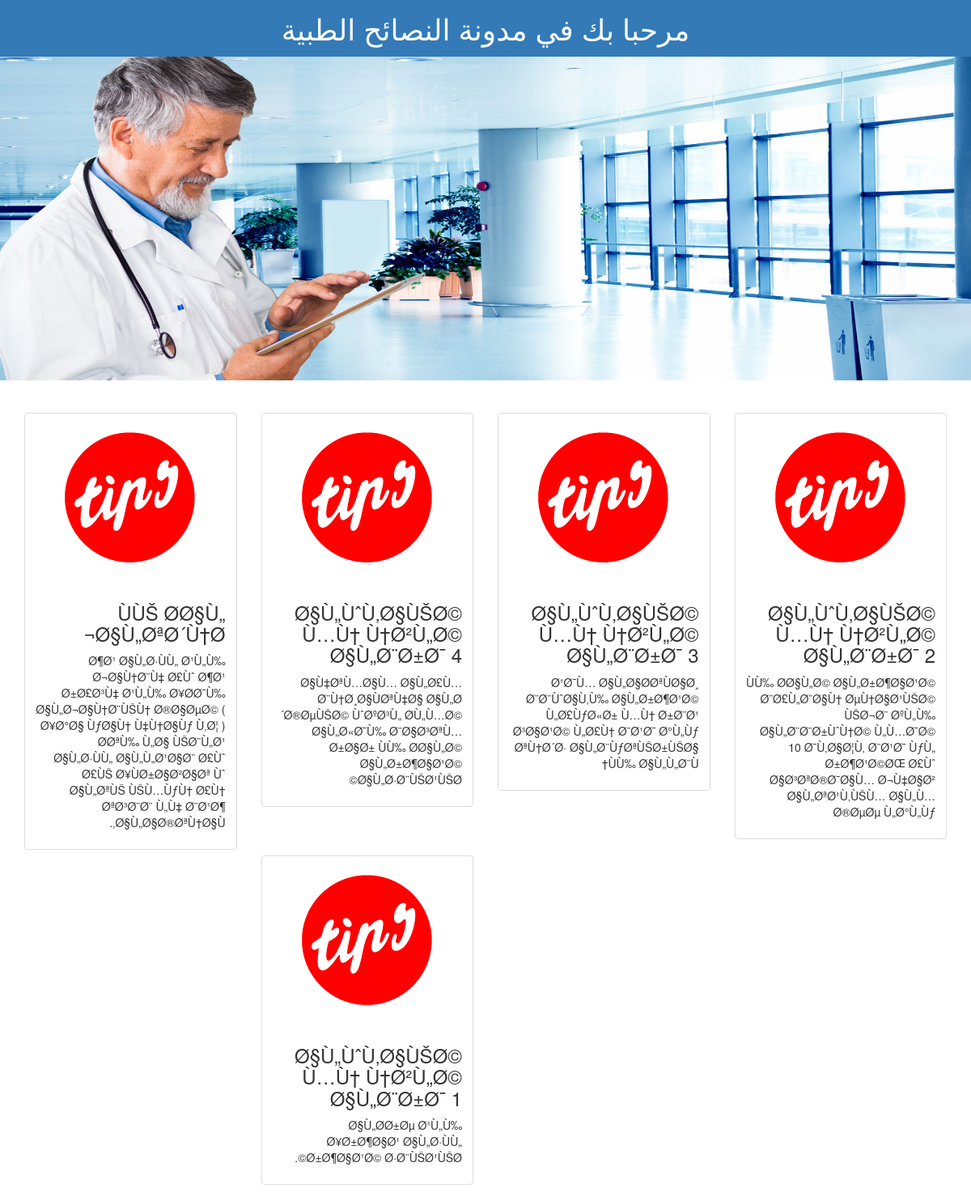
/clinic/advice.php, run on the app's committed database.
### tables this page shows
CREATE TABLE IF NOT EXISTS `advice` (
  `id` int(11) NOT NULL AUTO_INCREMENT,
  `title` varchar(100) NOT NULL,
  `body` text NOT NULL,
  `time` timestamp NOT NULL DEFAULT CURRENT_TIMESTAMP,
  PRIMARY KEY (`id`)
);

### clinic/advice.php (the view, shortened to what this page needs)
<?php
include 'db/db_connect.php';
$sql = "select * from advice order by id DESC";
$query = mysqli_query($conn, $sql);
?>
<!doctype html>
<html dir="rtl">
    <head>
        <link rel="stylesheet" href="css/bootstrap.min.css"/>
        <link rel="stylesheet" href="css/style.css"/>
    </head>
    <body>
        <header class="rec">
            <h1 class="bg-primary text-center" style="margin: 0;padding: 15px" >مرحبا بك في مدونة النصائح الطبية</h1>
            <img src="images/slide-03.jpg" width="100%" height="400px" />
        </header>
    <br/><br/>
        <div class="container">
            <div class="row">
                <?php
                while ($row = mysqli_fetch_assoc($query)) {
                    echo "<div class='col-sm-6 col-md-3'><div class='thumbnail'>";
                    echo "<img src='images/Tips.gif' >";
                    echo "<div class='caption'>";
                    echo '<h3>' . $row['title'] . '</h3>';
                    echo "<p style='word-wrap: break-word;'>" . $row['body'] . "</p>";
                    echo '</div>';
                    echo '</div>';
                    echo '</div>';
                }
                ?>
            </div>
        </div>
    </body>
</html>

### clinic/css/style.css (style rules this page uses)
body, html { height: 100%; }

### data on the page
advice: title "ÙÙŠ Ø­Ø§Ù„ Ø§Ù„ØªØ´Ù†Ø¬", body "Ø¶Ø¹ Ø§Ù„Ø·ÙÙ„ Ø¹Ù„Ù‰ Ø¬Ø§Ù†Ø¨Ù‡ Ø£Ùˆ Ø¶Ø¹ Ø±Ø£Ø³Ù‡ Ø¹Ù„Ù‰ Ø¥Ø­Ø¯Ù‰ Ø§Ù„Ø¬Ø§Ù†Ø¨ÙŠÙ† Ø®Ø§ØµØ© ( Ø¥Ø°Ø§ ÙƒØ§Ù† Ù‡Ù†Ø§Ùƒ Ù‚Ø¦ ) Ø­ØªÙ‰ Ù„Ø§ ÙŠØ¨Ù„Ø¹ Ø§Ù„Ø·ÙÙ„ Ø§Ù„Ù„Ø¹Ø§Ø¨ Ø£Ùˆ Ø£ÙŠ Ø¥ÙØ±Ø§Ø²Ø§Øª Ùˆ Ø§Ù„ØªÙŠ ÙŠÙ…ÙƒÙ† Ø£Ù† ØªØ³Ø¨Ø¨ Ù„Ù‡ Ø¨Ø¹Ø¶ Ø§Ù„Ø§Ø®ØªÙ†Ø§Ù‚."
advice: title "Ø§Ù„ÙˆÙ‚Ø§ÙŠØ© Ù…Ù† Ù†Ø²Ù„Ø© Ø§Ù„Ø¨Ø±Ø¯ 4", body "Ø§Ù‡ØªÙ…Ø§Ù… Ø§Ù„Ø£Ù… Ø¨Ù†Ø¸Ø§ÙØªÙ‡Ø§ Ø§Ù„Ø´Ø®ØµÙŠØ© ÙˆØºØ³Ù„ Ø­Ù„Ù…Ø© Ø§Ù„Ø«Ø¯Ù‰ Ø¨Ø§Ø³ØªÙ…Ø±Ø§Ø± ÙÙ‰ Ø­Ø§Ù„Ø© Ø§Ù„Ø±Ø¶Ø§Ø¹Ø© Ø§Ù„Ø·Ø¨ÙŠØ¹ÙŠØ©"
advice: title "Ø§Ù„ÙˆÙ‚Ø§ÙŠØ© Ù…Ù† Ù†Ø²Ù„Ø© Ø§Ù„Ø¨Ø±Ø¯ 3", body "Ø¹Ø¯Ù… Ø§Ù„Ø§Ø­ØªÙØ§Ø¸ Ø¨Ø¨ÙˆØ§Ù‚Ù‰ Ø§Ù„Ø±Ø¶Ø¹Ø© Ù„Ø£ÙƒØ«Ø± Ù…Ù† Ø±Ø¨Ø¹ Ø³Ø§Ø¹Ø© Ù„Ø£Ù† Ø¨Ø¹Ø¯ Ø°Ù„Ùƒ ØªÙ†Ø´Ø· Ø§Ù„Ø¨ÙƒØªÙŠØ±ÙŠØ§ ÙÙ‰ Ø§Ù„Ù„Ø¨Ù†"
advice: title "Ø§Ù„ÙˆÙ‚Ø§ÙŠØ© Ù…Ù† Ù†Ø²Ù„Ø© Ø§Ù„Ø¨Ø±Ø¯ 2", body "ÙÙ‰ Ø­Ø§Ù„Ø© Ø§Ù„Ø±Ø¶Ø§Ø¹Ø© Ø¨Ø£Ù„Ø¨Ø§Ù† ØµÙ†Ø§Ø¹ÙŠØ© ÙŠØ¬Ø¨ ØºÙ„Ù‰ Ø§Ù„Ø¨Ø¨Ø±ÙˆÙ†Ø© Ù„Ù…Ø¯Ø© 10 Ø¯Ù‚Ø§Ø¦Ù‚ Ø¨Ø¹Ø¯ ÙƒÙ„ Ø±Ø¶Ø¹Ø©ØŒ Ø£Ùˆ Ø§Ø³ØªØ®Ø¯Ø§Ù… Ø¬Ù‡Ø§Ø² Ø§Ù„ØªØ¹Ù‚ÙŠÙ… Ø§Ù„Ù…Ø®ØµØµ Ù„Ø°Ù„Ùƒ"
advice: title "Ø§Ù„ÙˆÙ‚Ø§ÙŠØ© Ù…Ù† Ù†Ø²Ù„Ø© Ø§Ù„Ø¨Ø±Ø¯ 1", body "Ø§Ù„Ø­Ø±Øµ Ø¹Ù„Ù‰ Ø¥Ø±Ø¶Ø§Ø¹ Ø§Ù„Ø·ÙÙ„ Ø±Ø¶Ø§Ø¹Ø© Ø·Ø¨ÙŠØ¹ÙŠØ©."
